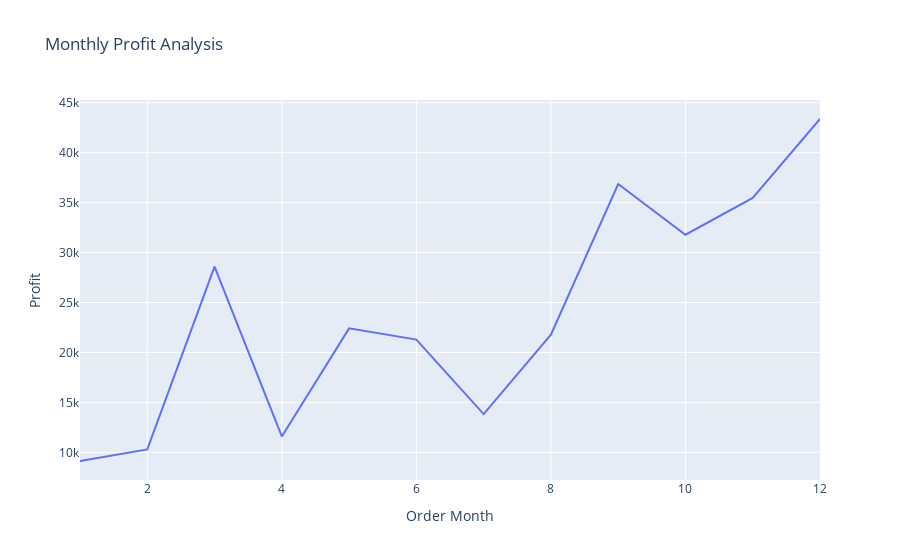

Write notebook code for a chart like this one.
### Markdown cell above
Monthly profit analysis

### Code cell
profit_by_month = data.groupby('Order Month')['Profit'].sum().reset_index()
fig = px.line(profit_by_month, 
              x='Order Month', 
              y='Profit', 
              title='Monthly Profit Analysis')
fig.show()

### Figure 1 — Plotly figure (JSON) as saved in the notebook; plotly's stock layout.template omitted (floating-point values rounded to 4 significant figures)
{"data": [{"hovertemplate": "Order Month=%{x}<br>Profit=%{y}<extra></extra>", "legendgroup": "", "line": {"color": "#636efa", "dash": "solid"}, "marker": {"symbol": "circle"}, "mode": "lines", "name": "", "orientation": "v", "showlegend": false, "type": "scatter", "x": [1, 2, 3, 4, 5, 6, 7, 8, 9, 10, 11, 12], "xaxis": "x", "y": [9134.0, 10290.0, 28590.0, 11590.0, 22410.0, 21290.0, 13830.0, 21780.0, 36860.0, 31780.0, 35470.0, 43370.0], "yaxis": "y"}], "layout": {"legend": {"tracegroupgap": 0}, "title": {"text": "Monthly Profit Analysis"}, "xaxis": {"anchor": "y", "domain": [0, 1], "title": {"text": "Order Month"}}, "yaxis": {"anchor": "x", "domain": [0, 1], "title": {"text": "Profit"}}}}
